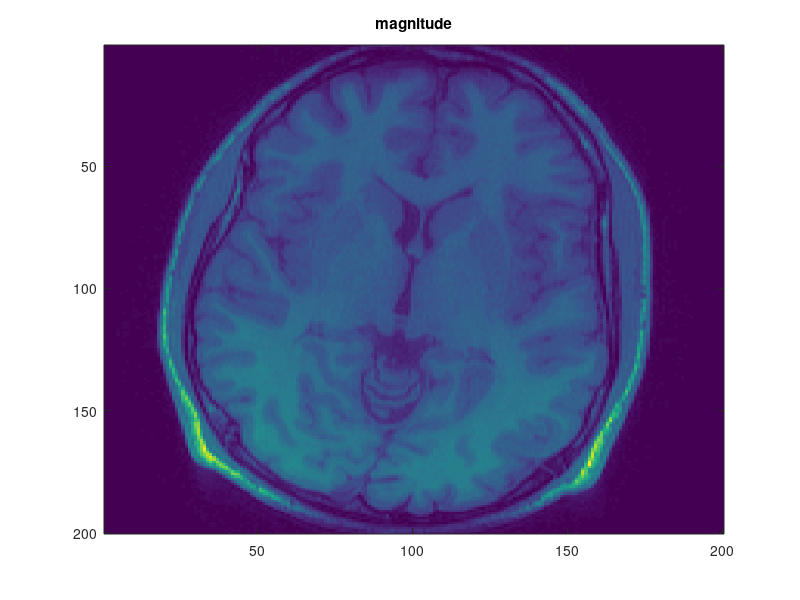
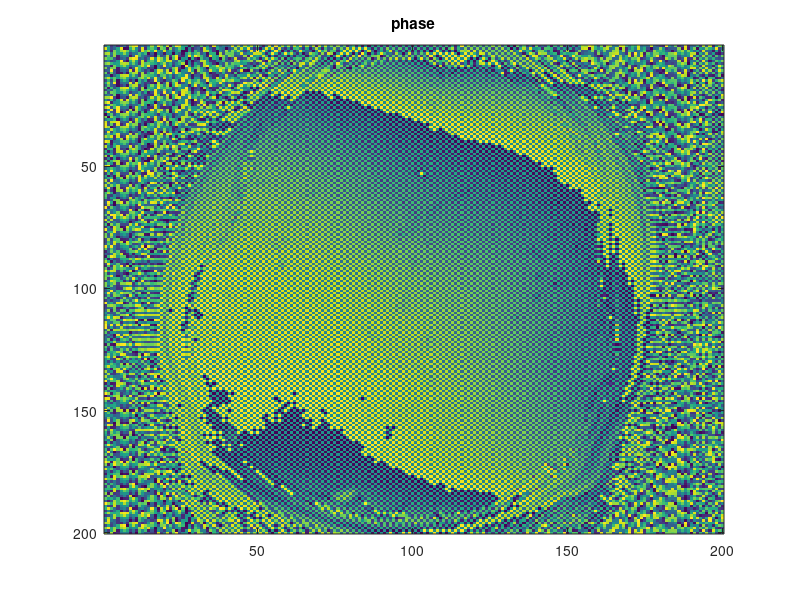

The MATLAB script that drew these images, in order:
%% Partial Fourier Imaging

% Zero-Filled Reconstruction: Load Data_Assignment3_Problem1.mat into MATLAB. This
% contains fully-sampled k-space data from a T1-weighted brain scan. The data only has a
% single receiver coil (to keep things simple for now!). 
% Retrospectively undersample this data
% using a partial Fourier factor of 5/8. This is a bit larger than what is often used in practice –
% however, this will make it easier to see the artifacts. 
% Assume that the phase encoding
% direction is oriented vertically. Perform a zero-filled reconstruction, and display both the
% magnitude and phase of the image. Next, compute the difference between this image and
% the fully-sampled image, and display the magnitude and phase of the difference image. Note
% that you may need to adjust the windowing level to better visualize the difference image.

load Data_Assignment3_Problem1

% use the middle 125 points
[nx,ny] = size(kspaceData_SingleCoil);
num_skip = ny-(5/8)*ny;
num_skip_side = round(num_skip/2);

kspace_zero = complex(zeros(nx,ny));

kspace_zero(num_skip_side:ny-num_skip_side,:) = kspaceData_SingleCoil(num_skip_side:ny-num_skip_side,:);

im = ifftshift(ifft2(kspace_zero));

figure
imagesc(abs(im));
title("magnitude")

figure
imagesc(angle(im));
title("phase")

